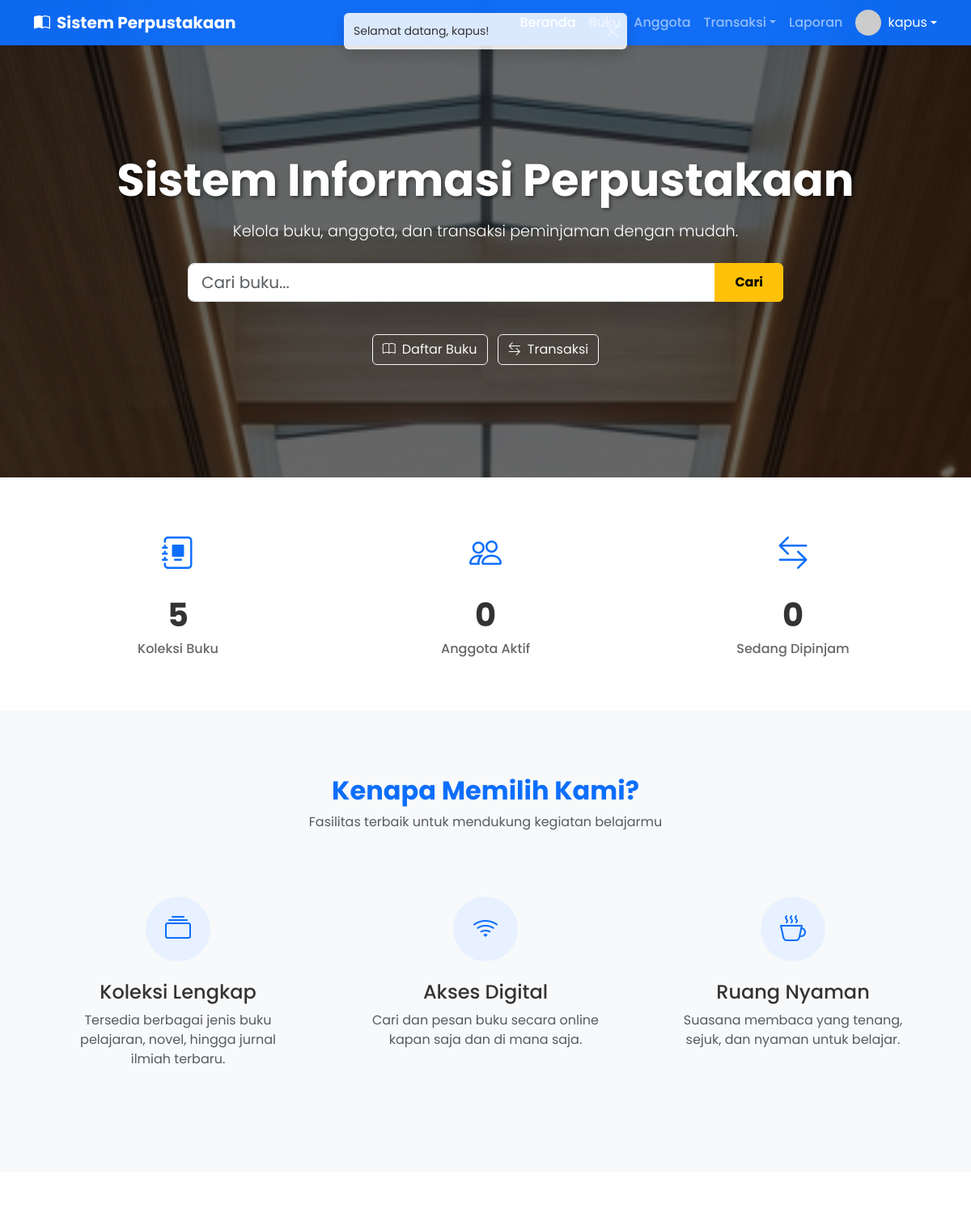
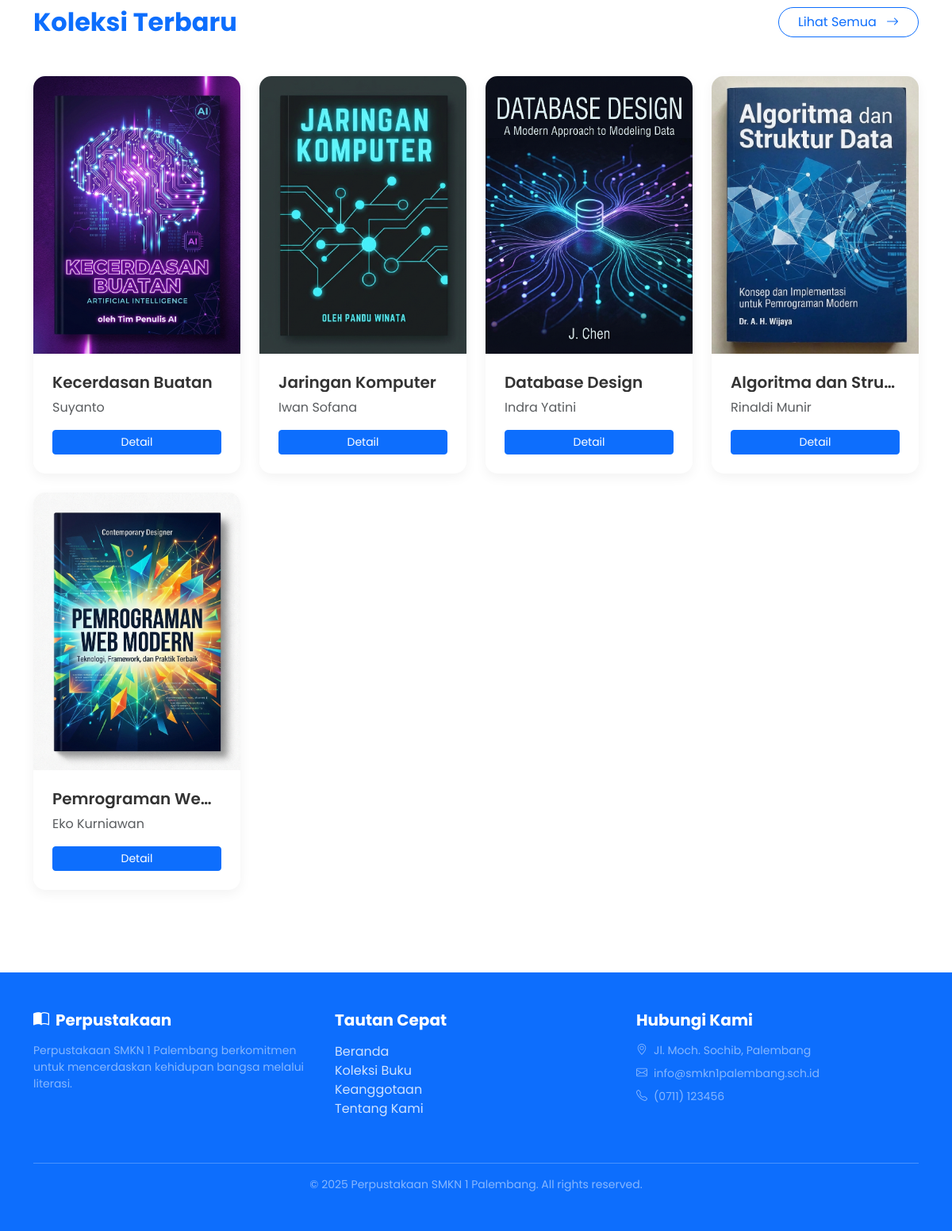
Page /index.php (signed in) on the committed database (2 pictures, top to bottom).
### tables this page shows
CREATE TABLE `buku` (
  `id_buku` int(11) NOT NULL AUTO_INCREMENT,
  `judul` varchar(255) NOT NULL,
  `penulis` varchar(255) NOT NULL,
  `penerbit` varchar(255) DEFAULT NULL,
  `tahun_terbit` year(4) DEFAULT NULL,
  `cover` varchar(255) DEFAULT NULL,
  PRIMARY KEY (`id_buku`)
);

### index.php (the view, shortened to what this page needs)
<?php
include 'koneksi.php';
$buku = $conn->query("SELECT COUNT(*) as total FROM buku")->fetch_assoc();
$anggota = $conn->query("SELECT COUNT(*) as total FROM anggota")->fetch_assoc();
$peminjaman = $conn->query("SELECT COUNT(*) as total FROM peminjaman WHERE status='dipinjam'")->fetch_assoc();
$daftar_buku = $conn->query("SELECT * FROM buku ORDER BY id_buku DESC LIMIT 8");
?>
<!DOCTYPE html>
<html lang="id">
<head>
  <link href="https://cdn.jsdelivr.net/npm/bootstrap@5.3.2/dist/css/bootstrap.min.css" rel="stylesheet">
  <link rel="stylesheet" href="https://cdn.jsdelivr.net/npm/bootstrap-icons@1.11.1/font/bootstrap-icons.css">
  <link rel="stylesheet" href="style.css">
</head>
<body>
  <nav class="navbar navbar-expand-lg navbar-dark fixed-top shadow-sm">
    <div class="container">
      <a class="navbar-brand fw-bold" href="index.php">
        <i class="bi bi-book-half me-2"></i>Sistem Perpustakaan
      </a>
      <div class="collapse navbar-collapse" id="navbarNav">
        <ul class="navbar-nav ms-auto align-items-center">
          <li class="nav-item"><a class="nav-link active" href="index.php">Beranda</a></li>
          <li class="nav-item"><a class="nav-link" href="buku.php">Buku</a></li>
          <li class="nav-item"><a class="nav-link" href="anggota.php">Anggota</a></li>
          <li class="nav-item dropdown">
            <a class="nav-link dropdown-toggle" href="#" role="button" data-bs-toggle="dropdown">Transaksi</a>
          </li>
          <li class="nav-item"><a class="nav-link" href="laporan.php">Laporan</a></li>
          <li class="nav-item ms-2">
            <div class="dropdown">
                <a href="#" class="d-flex align-items-center text-white text-decoration-none dropdown-toggle" id="userDropdown" data-bs-toggle="dropdown">
                    <img src="https://ui-avatars.com/api/?name=<?= $_SESSION['user'] ?>&background=random" alt="Avatar" class="rounded-circle me-2" width="32" height="32">
                    <span><?= $_SESSION['user'] ?></span>
                </a>
            </div>
          </li>
        </ul>
      </div>
    </div>
  </nav>
  <?php if(isset($_SESSION['welcome_shown']) && $_SESSION['welcome_shown'] === false): ?>
  <div class="position-fixed top-0 start-50 translate-middle-x p-3" style="z-index: 1050">
    <div id="welcomeToast" class="toast toast-welcome align-items-center border-0 show" role="alert" aria-live="assertive" aria-atomic="true">
      <div class="d-flex">
        <div class="toast-body">
          Selamat datang, <?= $_SESSION['user'] ?>!
        </div>
        <button type="button" class="btn-close btn-close-white me-2 m-auto" data-bs-dismiss="toast" aria-label="Close"></button>
      </div>
    </div>
  </div>
  <?php $_SESSION['welcome_shown'] = true; endif; ?>
  <section class="hero-section text-center">
    <div class="container hero-content">
      <h1 class="mb-3">Sistem Informasi Perpustakaan</h1>
      <p class="mb-4">Kelola buku, anggota, dan transaksi peminjaman dengan mudah.</p>
      <div class="row justify-content-center">
        <div class="col-md-8">
            <div class="input-group mb-3 shadow-lg">
                <input type="text" id="searchInput" class="form-control form-control-lg" placeholder="Cari buku..." aria-label="Cari buku">
                <button class="btn btn-warning fw-bold px-4" type="button" id="searchBtn">Cari</button>
            </div>
        </div>
      </div>
      <div class="mt-4">
        <a href="buku.php" class="btn btn-outline-light me-2"><i class="bi bi-book me-2"></i>Daftar Buku</a>
        <a href="transaksi_peminjaman.php" class="btn btn-outline-light"><i class="bi bi-arrow-left-right me-2"></i>Transaksi</a>
      </div>
    </div>
  </section>
  <section class="stats-section">
    <div class="container">
      <div class="row text-center g-4 justify-content-center">
        <div class="col-md-4">
          <div class="stat-card">
            <div class="stat-icon"><i class="bi bi-journal-album"></i></div>
            <div class="stat-number"><?= $buku['total'] ?></div>
            <div class="stat-label">Koleksi Buku</div>
          </div>
        </div>
        <div class="col-md-4">
          <div class="stat-card">
            <div class="stat-icon"><i class="bi bi-people"></i></div>
            <div class="stat-number"><?= $anggota['total'] ?></div>
            <div class="stat-label">Anggota Aktif</div>
          </div>
        </div>
        <div class="col-md-4">
          <div class="stat-card">
            <div class="stat-icon"><i class="bi bi-arrow-left-right"></i></div>
            <div class="stat-number"><?= $peminjaman['total'] ?></div>
            <div class="stat-label">Sedang Dipinjam</div>
          </div>
        </div>
      </div>
    </div>
  </section>
  <section class="features-section">
    <div class="container">
      <div class="text-center mb-5">
        <h2 class="fw-bold text-primary">Kenapa Memilih Kami?</h2>
        <p class="text-muted">Fasilitas terbaik untuk mendukung kegiatan belajarmu</p>
      </div>
      <div class="row g-4">
        <div class="col-md-4">
          <div class="feature-card">
            <div class="feature-icon-wrapper">
              <i class="bi bi-collection"></i>
            </div>
            <h4>Koleksi Lengkap</h4>
            <p class="text-muted">Tersedia berbagai jenis buku pelajaran, novel, hingga jurnal ilmiah terbaru.</p>
          </div>
        </div>
        <div class="col-md-4">
          <div class="feature-card">
            <div class="feature-icon-wrapper">
              <i class="bi bi-wifi"></i>
            </div>
            <h4>Akses Digital</h4>
            <p class="text-muted">Cari dan pesan buku secara online kapan saja dan di mana saja.</p>
          </div>
        </div>
        <div class="col-md-4">
          <div class="feature-card">
            <div class="feature-icon-wrapper">
              <i class="bi bi-cup-hot"></i>
            </div>
            <h4>Ruang Nyaman</h4>
            <p class="text-muted">Suasana membaca yang tenang, sejuk, dan nyaman untuk belajar.</p>
          </div>
        </div>
      </div>
    </div>
  </section>
  <section id="koleksi" class="collection-section">
    <div class="container">
      <div class="d-flex justify-content-between align-items-center mb-5">
        <h2 class="fw-bold text-primary mb-0">Koleksi Terbaru</h2>
        <a href="buku.php" class="btn btn-outline-primary rounded-pill px-4">Lihat Semua <i class="bi bi-arrow-right ms-2"></i></a>
      </div>
      <div class="row">
        <?php while($b = $daftar_buku->fetch_assoc()): ?>
        <div class="col-md-3 mb-4 book-item">
          <div class="card h-100">
            <img src="cover/<?= $b['cover'] ?>" class="card-img-top" alt="<?= $b['judul'] ?>">
            <div class="card-body">
              <h5 class="card-title text-truncate"><?= $b['judul'] ?></h5>
              <p class="card-text text-muted mb-2"><?= $b['penulis'] ?></p>
              <a href="detail_buku.php?id=<?= $b['id_buku'] ?>" class="btn btn-primary btn-sm w-100 mt-2">Detail</a>
            </div>
          </div>
        </div>
        <?php endwhile; ?>
      </div>
    </div>
  </section>
  <footer>
    <div class="container">
      <div class="row">
        <div class="col-md-4 mb-4">
          <h5 class="fw-bold mb-3"><i class="bi bi-book-half me-2"></i>Perpustakaan</h5>
          <p class="small text-white-50">Perpustakaan SMKN 1 Palembang berkomitmen untuk mencerdaskan kehidupan bangsa melalui literasi.</p>
        </div>
        <div class="col-md-4 mb-4">
          <h5 class="fw-bold mb-3">Tautan Cepat</h5>
          <ul class="list-unstyled">
            <li><a href="index.php">Beranda</a></li>
            <li><a href="buku.php">Koleksi Buku</a></li>
            <li><a href="anggota.php">Keanggotaan</a></li>
            <li><a href="tentang.php">Tentang Kami</a></li>
          </ul>
        </div>
        <div class="col-md-4 mb-4">
          <h5 class="fw-bold mb-3">Hubungi Kami</h5>
          <ul class="list-unstyled small text-white-50">
            <li class="mb-2"><i class="bi bi-geo-alt me-2"></i>Jl. Moch. Sochib, Palembang</li>
            <li class="mb-2"><i class="bi bi-envelope me-2"></i>info@smkn1palembang.sch.id</li>
            <li class="mb-2"><i class="bi bi-telephone me-2"></i>(0711) 123456</li>
          </ul>
        </div>
      </div>
      <hr class="border-white-50">
      <div class="text-center small text-white-50">
        &copy; 2025 Perpustakaan SMKN 1 Palembang. All rights reserved.
      </div>
    </div>
  </footer>
</body>
</html>

### style.css (style rules this page uses)
body { font-family: 'Poppins', sans-serif; background-color: #f8f9fa; color: #333; }
.navbar { background: rgba(13, 110, 253, 0.95) !important; backdrop-filter: blur(10px); }
.nav-link { font-weight: 500; transition: color 0.3s ease; }
.hero-section { background: linear-gradient(rgba(0, 0, 0, 0.6), rgba(0, 0, 0, 0.6)), url('assets/hero-bg.jpg'); background-size: cover; background-position: center; background-attachment: fixed; height: 80vh; display: flex; align-items: center; justify-content: center; color: white; margin-bottom: 0; }
.hero-content h1 { font-size: 3.5rem; font-weight: 700; text-shadow: 2px 2px 4px rgba(0, 0, 0, 0.5); }
.hero-content p { font-size: 1.2rem; font-weight: 300; margin-bottom: 2rem; }
.stats-section { padding: 4rem 0; background-color: #fff; margin-top: -50px; position: relative; border-color: #0d6efd; }
.stat-icon { font-size: 2.5rem; color: #0d6efd; margin-bottom: 1rem; }
.stat-number { font-size: 2.5rem; font-weight: 700; color: #333; }
.stat-label { color: #666; font-weight: 500; }
.features-section { padding: 5rem 0; background-color: #f8f9fa; }
.feature-card { text-align: center; padding: 2rem; transition: all 0.3s ease; }
.feature-icon-wrapper { width: 80px; height: 80px; background: #e7f1ff; border-radius: 50%; display: flex; align-items: center; justify-content: center; margin: 0 auto 1.5rem; color: #0d6efd; font-size: 2rem; transition: all 0.3s ease; }
.collection-section { padding: 5rem 0; background-color: #fff; }
.card { transition: transform 0.3s ease, box-shadow 0.3s ease; border: none; border-radius: 15px; overflow: hidden; box-shadow: 0 5px 15px rgba(0, 0, 0, 0.05); height: 100%; }
.card-img-top { height: 350px; object-fit: cover; transition: transform 0.5s ease; }
.card-body { padding: 1.5rem; }
.card-title { font-weight: 600; color: #333; }
footer { background-color: #0d6efd; color: white; padding: 3rem 0; }
footer a { color: rgba(255, 255, 255, 0.8); text-decoration: none; transition: color 0.3s ease; }
.book-item { animation-duration: 0.8s; animation-fill-mode: both; animation-name: fadeInUp; }
.book-item:nth-child(1) { animation-delay: 0.1s; }
.book-item:nth-child(2) { animation-delay: 0.2s; }
.book-item:nth-child(3) { animation-delay: 0.3s; }
.book-item:nth-child(4) { animation-delay: 0.4s; }
.book-item:nth-child(5) { animation-delay: 0.5s; }

### rows in the picture
buku: cover (picture), judul "Kecerdasan Buatan", penulis "Suyanto"
buku: cover (picture), judul "Jaringan Komputer", penulis "Iwan Sofana"
buku: cover (picture), judul "Database Design", penulis "Indra Yatini"
buku: cover (picture), judul "Algoritma dan Stru…", penulis "Rinaldi Munir"
buku: cover (picture), judul "Pemrograman We…", penulis "Eko Kurniawan"

### other values in the picture
$_SESSION['user'] "kapus"
$buku['total'] "5"
$anggota['total'] "0"
$peminjaman['total'] "0"
